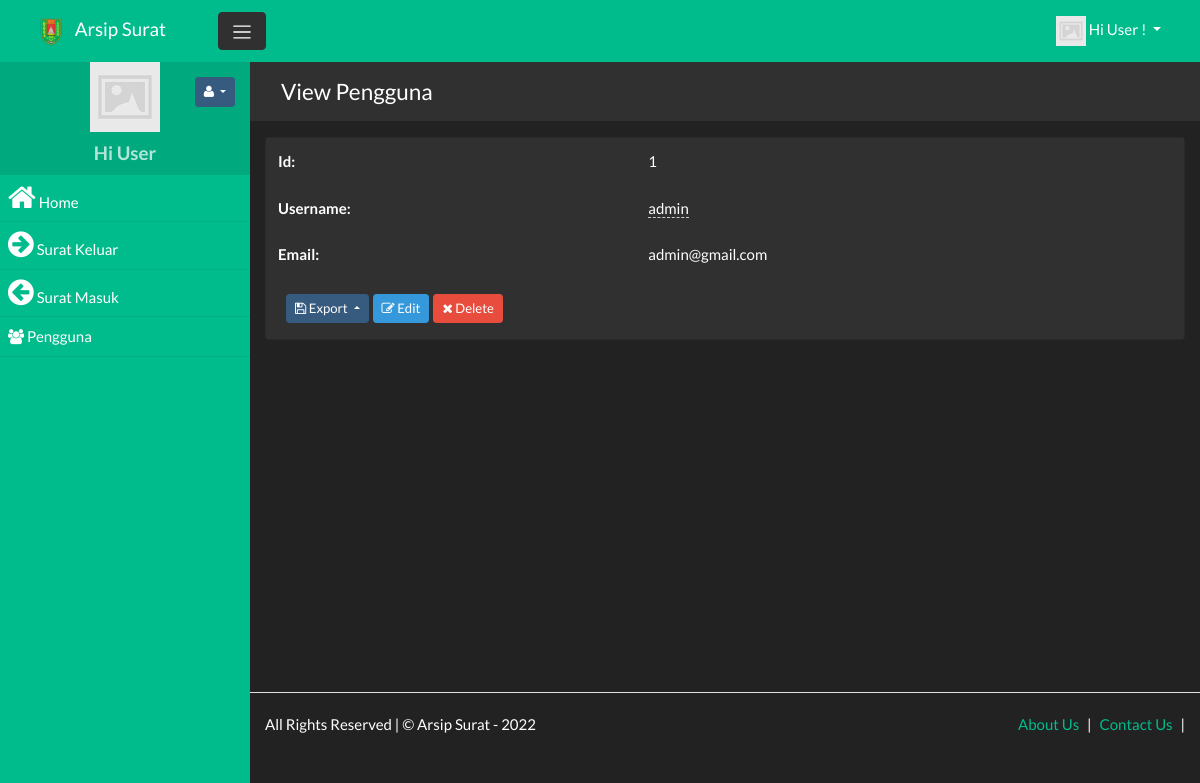
/pengguna/view/1 (signed in), run on the app's committed database.
### tables this page shows
CREATE TABLE `pengguna` (
  `id` int(11) NOT NULL,
  `username` varchar(255) NOT NULL,
  `password` varchar(255) DEFAULT NULL,
  `email` varchar(255) NOT NULL,
  `photo` varchar(255) NOT NULL,
  `login_session_key` varchar(255) DEFAULT NULL,
  `email_status` varchar(255) DEFAULT NULL,
  `password_expire_date` datetime DEFAULT '2022-05-28 00:00:00',
  `password_reset_key` varchar(255) DEFAULT NULL
);

### app/controllers/PenggunaController.php (called while the page is built, shortened)
<?php
class PenggunaController extends SecureController{
	function __construct(){
		$this->tablename = "pengguna";
	}
	function view($rec_id = null, $value = null){
		$db = $this->GetModel();
		$rec_id = $this->rec_id = urldecode($rec_id);
		$tablename = $this->tablename;
		$fields = array("id",
			"username",
			"email");
		if($value){
			$db->where($rec_id, urldecode($value));
		}
		else{
			$db->where("pengguna.id", $rec_id);;
		}
		$record = $db->getOne($tablename, $fields );
		return $this->render_view("pengguna/view.php", $record);
	}
}

### index.php (called while the page is built, shortened)
<?php
	require(HELPERS_DIR . 'Functions.php');
	require(SYSTEM_DIR . 'BaseView.php');
	$page = new Router;
	$page->init();

### app/models/PDODb.php (called while the page is built, shortened)
<?php
class PDODb
{
    private $connectionParams = array(
        'type' => 'mysql',
        'host' => null,
        'username' => null,
        'password' => null,
        'dbname' => null,
        'port' => null,
        'charset' => null
    );
    private $groupBy = array();
    private $orderBy = array();
    private $params = array();
    private $pdo;
    private $prefix = '';
    private $query = '';
    private $queryOptions = array();
    private $returnType = PDO::FETCH_ASSOC;
    private $useGenerator = false;
    public function __construct($type, $host = null, $username = null, $password = null, $dbname = null, $port = null, $charset = null)
    {
        if (is_array($type)) {
            $this->connectionParams = $type;
        }
		elseif (is_object($type)) {
            $this->pdo = $type;
        }
		else {
            foreach ($this->connectionParams as $key => $param) {
                if (isset($$key) && !is_null($$key)) {
                    $this->connectionParams[$key] = $$key;
                }
            }
        }
    }
    public function connect()
    {
		$dbType = strtolower($this->connectionParams['type']);
		if($dbType == 'sqlite'){
			$this->fieldQuote = '"';
			$connectionString = 'sqlite:'.$this->connectionParams['dbname'];
			$this->pdo = new PDO($connectionString);
		}
		else{
			$connectionString = $this->connectionParams['type'].':';
			$connectionParams = ['host', 'dbname', 'port'];
			foreach ($connectionParams as $connectionParam) {
				if (!empty($this->connectionParams[$connectionParam])) {
					$connectionString .= $connectionParam.'='.$this->connectionParams[$connectionParam].';';
				}
			}
			$connectionString = rtrim($connectionString, ';');
			$options = array(
				PDO::ATTR_ERRMODE => PDO::ERRMODE_EXCEPTION,
				PDO::ATTR_PERSISTENT => false
			);
			$this->pdo = new PDO($connectionString, $this->connectionParams['username'], $this->connectionParams['password'], $options);
			$charset = $this->connectionParams['charset'];
			if(!empty($charset)){
				$this->pdo->query("SET NAMES '$charset'");
			}
		}
    }
    private function buildCondition($operator, $conditions)
    {
        if (empty($conditions)) {
            return;
        }
        $this->query .= ' '.$operator;
        foreach ($conditions as $cond) {
            list ($concat, $varName, $operator, $val) = $cond;
            $this->query .= " ".$concat." ".$varName;
            switch (strtolower($operator)) {
                default:
                    if (is_array($val)) {
                        $this->params = array_merge($this->params, $val);
                    } elseif ($val === null) {
                        $this->query .= ' '.$operator." NULL";
                    } elseif ($val != 'DBNULL' || $val == '0') {
                        $this->query .= $this->buildPair($operator, $val);
                    }
            }
        }
    }
    protected function buildGroupBy()
    {
        if (empty($this->groupBy)) {
            return;
        }
        $this->query .= " GROUP BY ";
        $this->query = rtrim($this->query, ', ')." ";
    }
    private function buildLimit($numRows)
    {
		$dbType = $this->connectionParams['type'];
		if($dbType == 'sqlsrv'){
			if (is_array($numRows)) {
				$limit = $numRows[1];
				$offset = intval($numRows[0]);
				$orderby = null;
				if(empty($this->orderBy)){
					$orderby = " ORDER BY(SELECT NULL)";
				}
				$this->query .= "$orderby OFFSET $offset ROWS FETCH NEXT $limit ROWS ONLY";
			}
		}
		else{
			if (is_array($numRows)) {
				$this->query .= ' LIMIT '.(int) $numRows[1].' OFFSET '.(int) $numRows[0];
			}
			else {
				$this->query .= ' LIMIT '.(int) $numRows;
			}
		}
	}
    private function buildOrderBy()
    {
        if (empty($this->orderBy)) {
            return;
        }
        $this->query .= " ORDER BY ";
        $this->query = rtrim($this->query, ', ')." ";
    }
    private function buildPair($operator, $value)
    {
        if (!is_object($value)) {
            $this->params[] = $value;
            return ' '.$operator.' ? ';
        }
        $subQuery = $value->getSubQuery();
        return " ".$operator." (".$subQuery['query'].") ".$subQuery['alias'];
    }
    private function buildQuery($numRows, $tableData = null)
    {
		$this->params = [];
        return $this->prepare();
    }
    private function buildResult($stmt)
    {
		if ($stmt->columnCount () == 0){
			return $stmt->rowCount();
		}
		else{
			if ($this->useGenerator) {
				return $this->buildResultGenerator($stmt);
			}
			else {
				return $stmt->fetchAll($this->returnType);
			}
		}
    }
    private function determineType($item)
    {
        switch (gettype($item)) {
            case 'string':
                return PDO::PARAM_STR;
        }
    }
    private function getTableName($tableName)
    {
        return strpos($tableName, '.') !== false ? $tableName : $this->prefix.$tableName;
    }
    public function get($tableName, $numRows = null, $columns = '*')
    {
        $column = is_array($columns) ? implode(', ', $columns) : $columns;
		$dbType = $this->connectionParams['type'];
		$queryOptions = implode(' ', $this->queryOptions);
		$sqlsrvTop = "";
        $this->query = "SELECT $queryOptions $sqlsrvTop $column FROM " . $this->getTableName($tableName);
		$stmt = $this->buildQuery($numRows);
        $stmt->execute();
        $result = $this->buildResult($stmt);
        return $result;
    }
    public function getOne($tableName, $columns = '*')
    {
        $result = $this->get($tableName, 1, $columns);
        if ($this->useGenerator) {
            return $result->current() ? $result->current() : false;
        } else {
            return $result ? $result[0] : false;
        }
    }
    public function pdo()
    {
        if (!$this->pdo) {
            $this->connect();
        }
        return $this->pdo;
    }
    private function prepare()
    {
		$query = $this->query;
        $stmt = $this->pdo()->prepare($query);
        foreach ($this->params as $key => $value) {
            $stmt->bindValue(is_int($key) ? $key + 1 : ':'.$key, $value, $this->determineType($value));
        }
        return $stmt;
    }
    private function reset()
    {
        $this->groupBy         = [];
        $this->orderBy         = [];
        $this->params          = [];
        $this->query           = '';
        $this->queryOptions    = [];
    }
}

### app/views/partials/pengguna/view.php (the view, shortened to what this page needs)
<?php
$page_element_id = "view-page-" . random_str();
$current_page = $this->set_current_page_link();
$data = $this->view_data;
$show_header = $this->show_header;
?>
<section class="page" id="<?php echo $page_element_id; ?>" data-page-type="view"  data-display-type="table" data-page-url="<?php print_link($current_page); ?>">
    <?php
    if( $show_header == true ){
    ?>
    <div  class="bg-light p-3 mb-3">
        <div class="container">
            <div class="row ">
                <div class="col ">
                    <h4 class="record-title">View  Pengguna</h4>
                </div>
            </div>
        </div>
    </div>
    <?php
    }
    ?>
    <div  class="">
        <div class="container">
            <div class="row ">
                <div class="col-md-12 comp-grid">
                    <div  class="card animated fadeIn page-content">
                        <?php
                        if(!empty($data)){
                        $rec_id = (!empty($data['id']) ? urlencode($data['id']) : null);
                        ?>
                        <div id="page-report-body" class="">
                            <table class="table table-hover table-borderless table-striped">
                                <tbody class="page-data" id="page-data-<?php echo $page_element_id; ?>">
                                    <tr  class="td-id">
                                        <th class="title"> Id: </th>
                                        <td class="value"> <?php echo $data['id']; ?></td>
                                    </tr>
                                    <tr  class="td-username">
                                        <th class="title"> Username: </th>
                                        <td class="value">
                                            <span  data-value="<?php echo $data['username']; ?>"
                                                data-pk="<?php echo $data['id'] ?>"
                                                data-url="<?php print_link("pengguna/editfield/" . urlencode($data['id'])); ?>"
                                                data-name="username"
                                                data-title="Enter Username"
                                                data-placement="left"
                                                data-toggle="click"
                                                data-type="text"
                                                data-mode="popover"
                                                data-showbuttons="left"
                                                class="is-editable" >
                                                <?php echo $data['username']; ?>
                                            </span>
                                        </td>
                                    </tr>
                                    <tr  class="td-email">
                                        <th class="title"> Email: </th>
                                        <td class="value"> <?php echo $data['email']; ?></td>
                                    </tr>
                                </tbody>
                            </table>
                        </div>
                        <div class="p-3 d-flex">
                            <div class="dropup export-btn-holder mx-1">
                                <button class="btn btn-sm btn-primary dropdown-toggle" type="button" data-toggle="dropdown" aria-haspopup="true" aria-expanded="false">
                                    <i class="fa fa-save"></i> Export
                                </button>
                                                </div>
                                                <a class="btn btn-sm btn-info"  href="<?php print_link("pengguna/edit/$rec_id"); ?>">
                                                    <i class="fa fa-edit"></i> Edit
                                                </a>
                                                <a class="btn btn-sm btn-danger record-delete-btn mx-1"  href="" data-prompt-msg="Are you sure you want to delete this record?" data-display-style="modal">
                                                    <i class="fa fa-times"></i> Delete
                                                </a>
                                            </div>
                                            <?php
                                            }
                                            ?>
                                        </div>
                                    </div>
                                </div>
                            </div>
                        </div>
                    </section>

### assets/css/custom-style.css (style rules this page uses)
body { margin: 0; padding: 0; overflow-x: hidden; }
td, th { position:relative; }
td .is-editable { border-bottom:none; border-bottom: 1px dashed #ccc; }
.dropdown-toggle:after { transition: 0.5s; }
.table tr td { vertical-align: middle !important; }
.table { margin-bottom: 0; }
.table-borderless tbody tr td, .table-borderless tbody tr th, .table-borderless thead tr th { border: none; }
h1, h2, h3, h4, h5 { margin: 0; padding: 0; }
body { padding-top:50px; }

### data on the page
pengguna: id "1", username "admin", email "admin@gmail.com"

### other printed values
SITE_NAME "Arsip Surat"
USER_NAME "User"
$menuobj['label'] "Home"
$menuobj['label'] "Surat Keluar"
$menuobj['label'] "Surat Masuk"
$menuobj['label'] "Pengguna"
